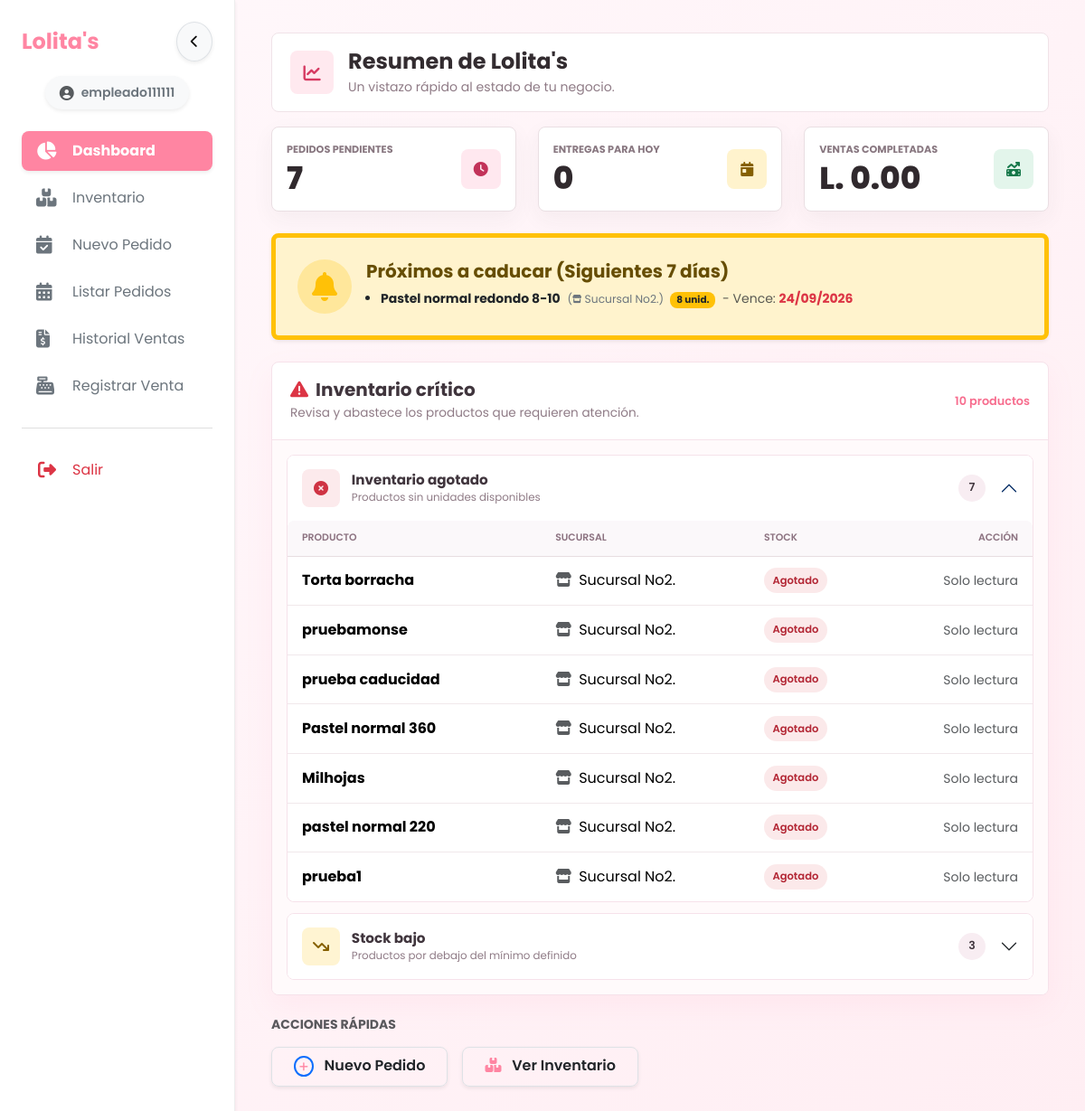
The app's page /index.php?view=dashboard (signed in) with its own data.
### tables this page shows
CREATE TABLE `productos` (
  `id_producto` int NOT NULL AUTO_INCREMENT,
  `id_categoria` int DEFAULT NULL,
  `nombre_producto` varchar(100) NOT NULL,
  `descripcion` text,
  `precio_base` decimal(10,2) NOT NULL,
  `imagen_url` varchar(255) DEFAULT NULL,
  `dias_vida_util` int DEFAULT '0',
  `estado` enum('Activo','Inactivo') NOT NULL DEFAULT 'Activo',
  PRIMARY KEY (`id_producto`),
  KEY `id_categoria` (`id_categoria`),
  KEY `idx_productos_estado_nombre` (`estado`,`nombre_producto`),
  CONSTRAINT `productos_ibfk_1` FOREIGN KEY (`id_categoria`) REFERENCES `categorias` (`id_categoria`) ON DELETE SET NULL
);

CREATE TABLE `inventario` (
  `id_inventario` int NOT NULL AUTO_INCREMENT,
  `id_sucursal` int NOT NULL,
  `id_producto` int NOT NULL,
  `stock_actual` int DEFAULT '0',
  `stock_minimo` int DEFAULT '5',
  `ultima_actualizacion` timestamp NULL DEFAULT CURRENT_TIMESTAMP ON UPDATE CURRENT_TIMESTAMP,
  `fecha_caducidad` date DEFAULT NULL,
  PRIMARY KEY (`id_inventario`),
  UNIQUE KEY `uq_sucursal_producto_fecha` (`id_sucursal`,`id_producto`,`fecha_caducidad`),
  KEY `id_producto` (`id_producto`),
  KEY `idx_fk_sucursal` (`id_sucursal`),
  KEY `idx_inventario_sucursal_caducidad` (`id_sucursal`,`fecha_caducidad`),
  CONSTRAINT `inventario_ibfk_1` FOREIGN KEY (`id_sucursal`) REFERENCES `sucursales` (`id_sucursal`) ON DELETE CASCADE,
  CONSTRAINT `inventario_ibfk_2` FOREIGN KEY (`id_producto`) REFERENCES `productos` (`id_producto`) ON DELETE CASCADE
);

CREATE TABLE `sucursales` (
  `id_sucursal` int NOT NULL AUTO_INCREMENT,
  `nombre_sucursal` varchar(100) NOT NULL,
  `direccion` text,
  `telefono` varchar(20) DEFAULT NULL,
  `fecha_creacion` timestamp NULL DEFAULT CURRENT_TIMESTAMP,
  `estado` enum('Activa','Inactiva') NOT NULL DEFAULT 'Activa',
  PRIMARY KEY (`id_sucursal`),
  UNIQUE KEY `uq_sucursales_nombre` (`nombre_sucursal`)
);

### views/dashboard/index.php (the view, shortened to what the rows shown need)
<div class="container-fluid app-page p-2 p-md-4">
    <header class="app-page-header">
        <div class="app-page-header__main">
            <span class="app-page-header__icon" aria-hidden="true"><i class="fa-solid fa-chart-line"></i></span>
            <div class="app-page-header__copy">
                <h2 class="app-page-header__title">Resumen de Lolita's</h2>
                <p class="app-page-header__subtitle">Un vistazo rápido al estado de tu negocio.</p>
            </div>
        </div>
    </header>
    <div class="row g-3 g-md-4 mb-4">
        <div class="col-12 col-sm-6 col-lg-4">
            <div class="app-stat-card">
                <div class="app-stat-card__body">
                        <div>
                            <p class="app-stat-card__label">Pedidos pendientes</p>
                            <p class="app-stat-card__value"><?= $metricas['pendientes'] ?></p>
                        </div>
                        <span class="app-stat-card__icon"><i class="fa-solid fa-clock"></i></span>
                </div>
            </div>
        </div>
        <div class="col-12 col-sm-6 col-lg-4">
            <div class="app-stat-card app-stat-card--warning">
                <div class="app-stat-card__body">
                        <div>
                            <p class="app-stat-card__label">Entregas para hoy</p>
                            <p class="app-stat-card__value"><?= $metricas['para_hoy'] ?></p>
                        </div>
                        <span class="app-stat-card__icon"><i class="fa-solid fa-calendar-day"></i></span>
                </div>
            </div>
        </div>
        <div class="col-12 col-lg-4">
            <div class="app-stat-card app-stat-card--success">
                <div class="app-stat-card__body">
                        <div>
                            <p class="app-stat-card__label">Ventas completadas</p>
                            <p class="app-stat-card__value">L. <?= number_format($metricas['ventas'], 2) ?></p>
                        </div>
                        <span class="app-stat-card__icon"><i class="fa-solid fa-money-bill-trend-up"></i></span>
                </div>
            </div>
        </div>
    </div>
    <?php if (count($productos_por_caducar) > 0): ?>
    <div class="row mb-4">
        <div class="col-12">
            <div class="alert alert-warning shadow-sm border-warning border-start border-5 mb-0 rounded-4 p-4 d-flex flex-column flex-md-row align-items-md-center gap-3" role="alert">
                <div class="bg-warning bg-opacity-25 rounded-circle p-3 d-inline-flex align-items-center justify-content-center text-warning" style="width: 60px; height: 60px; min-width: 60px;">
                    <i class="fa-solid fa-bell fa-2x"></i>
                </div>
                <div class="flex-grow-1">
                    <h5 class="alert-heading fw-bold mb-1">Próximos a caducar (Siguientes 7 días)</h5>
                    <ul class="mb-0 small ps-3 text-dark mt-2">
                        <?php foreach ($productos_por_caducar as $alerta_cad):
                            $fecha_formateada = date('d/m/Y', strtotime($alerta_cad['fecha_caducidad']));
                        ?>
                            <li class="mb-1">
                                <strong><?= htmlspecialchars($alerta_cad['nombre_producto']) ?></strong>
                                <span class="text-secondary small ms-1">
                                    (<i class="fa-solid fa-store fa-xs"></i> <?= htmlspecialchars($alerta_cad['nombre_sucursal']) ?>)
                                </span>
                                <span class="badge bg-warning text-dark mx-1"><?= $alerta_cad['stock_actual'] ?> unid.</span>
                                <span class="text-muted">- Vence: <span class="text-danger fw-bold"><?= $fecha_formateada ?></span></span>
                            </li>
                        <?php endforeach; ?>
                    </ul>
                </div>
            </div>
        </div>
    </div>
    <?php endif; ?>
    <div class="row mb-4">
        <div class="col-12">
            <section class="critical-inventory" aria-labelledby="criticalInventoryTitle">
                <header class="critical-inventory__header">
                    <div>
                        <h5 id="criticalInventoryTitle" class="fw-bold mb-1">
                            <i class="fa-solid fa-triangle-exclamation text-danger me-2"></i>Inventario crítico
                        </h5>
                        <p class="mb-0">Revisa y abastece los productos que requieren atención.</p>
                    </div>
                    <span class="critical-inventory__total">
                        <?= count($inventario_agotado) + count($inventario_stock_bajo) ?> productos
                    </span>
                </header>
                <?php
                $inventoryMenus = [
                    ['title' => 'Inventario agotado', 'description' => 'Productos sin unidades disponibles', 'icon' => 'fa-circle-xmark', 'variant' => 'danger', 'items' => $inventario_agotado],
                    ['title' => 'Stock bajo', 'description' => 'Productos por debajo del mínimo definido', 'icon' => 'fa-arrow-trend-down', 'variant' => 'warning', 'items' => $inventario_stock_bajo],
                ];
                ?>
                <div class="critical-accordion accordion" id="criticalInventoryAccordion">
                    <?php foreach ($inventoryMenus as $menuIndex => $menu): ?>
                        <?php $collapseId = 'criticalInventoryPanel' . $menuIndex; ?>
                        <div class="accordion-item critical-panel critical-panel--<?= $menu['variant'] ?>">
                            <h6 class="accordion-header">
                                <button class="accordion-button critical-panel__toggle <?= $menuIndex === 0 ? '' : 'collapsed' ?>"
                                        type="button"
                                        data-bs-toggle="collapse"
                                        data-bs-target="#<?= $collapseId ?>"
                                        aria-expanded="<?= $menuIndex === 0 ? 'true' : 'false' ?>"
                                        aria-controls="<?= $collapseId ?>">
                                    <span class="critical-panel__icon" aria-hidden="true"><i class="fa-solid <?= $menu['icon'] ?>"></i></span>
                                    <span class="critical-panel__heading">
                                        <strong><?= e($menu['title']) ?></strong>
                                        <small><?= e($menu['description']) ?></small>
                                    </span>
                                    <span class="critical-panel__count"><?= count($menu['items']) ?></span>
                                </button>
                            </h6>
                            <div id="<?= $collapseId ?>" class="accordion-collapse collapse <?= $menuIndex === 0 ? 'show' : '' ?>">
                                <div class="accordion-body critical-panel__body">
                                    <?php if ($menu['items'] === []): ?>
                                        <p class="critical-panel__empty mb-0"><i class="fa-solid fa-circle-check me-2"></i>No hay productos en esta categoría.</p>
                                    <?php else: ?>
                                        <div class="d-none d-md-block table-responsive">
                                            <table class="table critical-table mb-0">
                                                <thead>
                                                    <tr><th scope="col">Producto</th><th scope="col">Sucursal</th><th scope="col">Stock</th><th scope="col" class="text-end">Acción</th></tr>
                                                </thead>
                                                <tbody>
                                                    <?php foreach ($menu['items'] as $item): ?>
                                                        <tr>
                                                            <th scope="row"><?= e($item['nombre_producto']) ?></th>
                                                            <td><i class="fa-solid fa-store me-2 text-muted" aria-hidden="true"></i><?= e($item['nombre_sucursal']) ?></td>
                                                            <td>
                                                                <span class="stock-chip stock-chip--<?= (int) $item['stock_actual'] <= 0 ? 'danger' : 'warning' ?>">
                                                                    <?= (int) $item['stock_actual'] <= 0 ? 'Agotado' : (int) $item['stock_actual'] . ' unid.' ?>
                                                                </span>
                                                            </td>
                                                            <td class="text-end"><?php include __DIR__ . '/partials/critical-stock-button.php'; ?></td>
                                                        </tr>
                                                    <?php endforeach; ?>
                                                </tbody>
                                            </table>
                                        </div>
                                                <?php foreach ($menu['items'] as $item): ?>
                                                        <td class="text-center"><?php include __DIR__ . '/partials/critical-stock-button.php'; ?></td>
                                                <?php endforeach; ?>
                                    <?php endif; ?>
                                </div>
                            </div>
                        </div>
                    <?php endforeach; ?>
                </div>
            </section>
        </div>
    </div>
    <div>
        <h6 class="fw-bold mb-3 text-uppercase text-muted small">Acciones Rápidas</h6>
        <div class="d-flex flex-wrap gap-3">
            <a href="index.php?view=pedidos-nuevo" class="btn btn-white shadow-sm border rounded-pill px-4 py-2 flex-grow-1 flex-md-grow-0 text-start fw-semibold hover-lift">
                <i class="fa-solid fa-plus text-primary border border-primary border-2 rounded-circle p-1 me-2" style="font-size: 0.7rem;"></i> Nuevo Pedido
            </a>
            <a href="index.php?view=inventario" class="btn btn-white shadow-sm border rounded-pill px-4 py-2 flex-grow-1 flex-md-grow-0 text-start fw-semibold hover-lift">
                <i class="fa-solid fa-boxes-stacked text-primary me-2"></i> Ver Inventario
            </a>
        </div>
    </div>
</div>
<link rel="stylesheet" href="css/views/dashboard.css?v=<?= filemtime(__DIR__ . '/../../public/css/views/dashboard.css') ?>">

### views/dashboard/partials/critical-stock-button.php
<?php if (\App\Security\Auth::canAccessBranch((int) $item['id_sucursal'], 'inventory.adjust')): ?>
<button type="button"
        class="btn btn-sm btn-outline-primary critical-stock-action btn-abastecer-directo"
        data-id="<?= (int) ($item['id_inventario'] ?? 0) ?>"
        data-producto="<?= (int) ($item['id_producto'] ?? 0) ?>"
        data-sucursal="<?= (int) $item['id_sucursal'] ?>"
        data-nombre="<?= e($item['nombre_producto']) ?>"
        data-sucursal-nombre="<?= e($item['nombre_sucursal']) ?>"
        aria-label="Abastecer <?= e($item['nombre_producto']) ?>"
        title="Abastecer <?= e($item['nombre_producto']) ?>">
    <i class="fa-solid fa-plus" aria-hidden="true"></i><span>Abastecer</span>
</button>
<?php else: ?>
<span class="text-muted small">Solo lectura</span>
<?php endif; ?>

### records on screen
productos: id_producto "7", dias_vida_util "0", dias_vida_util "0.00"
inventario: id_producto.nombre_producto "Pastel normal redondo 8-10", id_sucursal.nombre_sucursal "Sucursal No2.", stock_actual "8", fecha_caducidad "24/09/2026"
productos: nombre_producto "Torta borracha", nombre_sucursal "Sucursal No2."
productos: nombre_producto "pruebamonse", nombre_sucursal "Sucursal No2."
productos: nombre_producto "prueba caducidad", nombre_sucursal "Sucursal No2."
productos: nombre_producto "Pastel normal 360", nombre_sucursal "Sucursal No2."
productos: nombre_producto "Milhojas", nombre_sucursal "Sucursal No2."
productos: nombre_producto "pastel normal 220", nombre_sucursal "Sucursal No2."
productos: nombre_producto "prueba1", nombre_sucursal "Sucursal No2."

### other values on screen
$_SESSION['username'] "empleado111111"
count($inventario_agotado) + count($inventario_stock_bajo) "10"
$menu['title'] "Inventario agotado"
$menu['description'] "Productos sin unidades disponibles"
count($menu['items']) "7"
$menu['title'] "Stock bajo"
$menu['description'] "Productos por debajo del mínimo definido"
count($menu['items']) "3"
